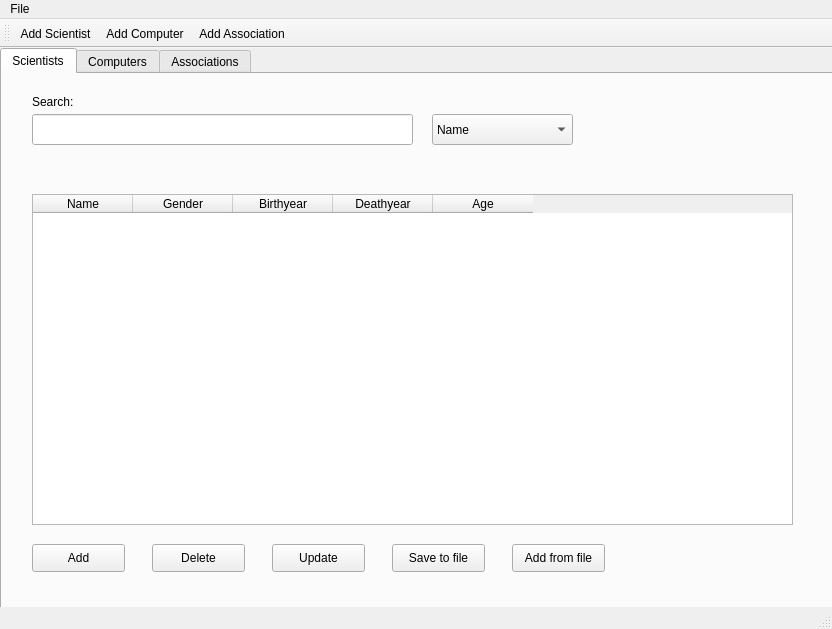
<?xml version="1.0" encoding="UTF-8"?>
<ui version="4.0">
 <class>MainWindow</class>
 <widget class="QMainWindow" name="MainWindow">
  <property name="geometry">
   <rect>
    <x>0</x>
    <y>0</y>
    <width>832</width>
    <height>629</height>
   </rect>
  </property>
  <property name="windowTitle">
   <string>MainWindow</string>
  </property>
  <widget class="QWidget" name="centralWidget">
   <widget class="QTabWidget" name="mainOptions">
    <property name="geometry">
     <rect>
      <x>0</x>
      <y>0</y>
      <width>841</width>
      <height>571</height>
     </rect>
    </property>
    <property name="accessibleName">
     <string/>
    </property>
    <property name="autoFillBackground">
     <bool>false</bool>
    </property>
    <property name="currentIndex">
     <number>0</number>
    </property>
    <property name="elideMode">
     <enum>Qt::ElideMiddle</enum>
    </property>
    <widget class="QWidget" name="scientistsTab">
     <attribute name="title">
      <string>Scientists</string>
     </attribute>
     <widget class="QTableWidget" name="scientistTable">
      <property name="geometry">
       <rect>
        <x>30</x>
        <y>120</y>
        <width>761</width>
        <height>331</height>
       </rect>
      </property>
      <property name="autoFillBackground">
       <bool>false</bool>
      </property>
      <property name="horizontalScrollBarPolicy">
       <enum>Qt::ScrollBarAsNeeded</enum>
      </property>
      <property name="sizeAdjustPolicy">
       <enum>QAbstractScrollArea::AdjustIgnored</enum>
      </property>
      <property name="editTriggers">
       <set>QAbstractItemView::NoEditTriggers</set>
      </property>
      <property name="selectionBehavior">
       <enum>QAbstractItemView::SelectRows</enum>
      </property>
      <property name="textElideMode">
       <enum>Qt::ElideMiddle</enum>
      </property>
      <property name="showGrid">
       <bool>true</bool>
      </property>
      <property name="sortingEnabled">
       <bool>true</bool>
      </property>
      <attribute name="horizontalHeaderCascadingSectionResizes">
       <bool>false</bool>
      </attribute>
      <attribute name="horizontalHeaderStretchLastSection">
       <bool>false</bool>
      </attribute>
      <column>
       <property name="text">
        <string>Name</string>
       </property>
      </column>
      <column>
       <property name="text">
        <string>Gender</string>
       </property>
      </column>
      <column>
       <property name="text">
        <string>Birthyear</string>
       </property>
      </column>
      <column>
       <property name="text">
        <string>Deathyear</string>
       </property>
      </column>
      <column>
       <property name="text">
        <string>Age</string>
       </property>
      </column>
     </widget>
     <widget class="QLineEdit" name="searchInputScientists">
      <property name="geometry">
       <rect>
        <x>30</x>
        <y>40</y>
        <width>381</width>
        <height>31</height>
       </rect>
      </property>
     </widget>
     <widget class="QComboBox" name="searchScientistsByBox">
      <property name="geometry">
       <rect>
        <x>430</x>
        <y>40</y>
        <width>141</width>
        <height>31</height>
       </rect>
      </property>
      <item>
       <property name="text">
        <string>Name</string>
       </property>
      </item>
      <item>
       <property name="text">
        <string>Gender</string>
       </property>
      </item>
      <item>
       <property name="text">
        <string>Year of Birth</string>
       </property>
      </item>
      <item>
       <property name="text">
        <string>Birth Year Range</string>
       </property>
      </item>
      <item>
       <property name="text">
        <string>Year of Death</string>
       </property>
      </item>
     </widget>
     <widget class="QPushButton" name="addScientistButton">
      <property name="geometry">
       <rect>
        <x>30</x>
        <y>470</y>
        <width>93</width>
        <height>28</height>
       </rect>
      </property>
      <property name="text">
       <string>Add</string>
      </property>
     </widget>
     <widget class="QPushButton" name="deleteScientistButton">
      <property name="geometry">
       <rect>
        <x>150</x>
        <y>470</y>
        <width>93</width>
        <height>28</height>
       </rect>
      </property>
      <property name="text">
       <string>Delete</string>
      </property>
     </widget>
     <widget class="QPushButton" name="updateScientistButton">
      <property name="geometry">
       <rect>
        <x>270</x>
        <y>470</y>
        <width>93</width>
        <height>28</height>
       </rect>
      </property>
      <property name="text">
       <string>Update</string>
      </property>
     </widget>
     <widget class="QPushButton" name="saveScientistsToFileButton">
      <property name="geometry">
       <rect>
        <x>390</x>
        <y>470</y>
        <width>93</width>
        <height>28</height>
       </rect>
      </property>
      <property name="text">
       <string>Save to file</string>
      </property>
     </widget>
     <widget class="QPushButton" name="addScientistsFromFileButton">
      <property name="geometry">
       <rect>
        <x>510</x>
        <y>470</y>
        <width>93</width>
        <height>28</height>
       </rect>
      </property>
      <property name="text">
       <string>Add from file</string>
      </property>
     </widget>
     <widget class="QLabel" name="searchLabelScientists">
      <property name="geometry">
       <rect>
        <x>30</x>
        <y>20</y>
        <width>55</width>
        <height>16</height>
       </rect>
      </property>
      <property name="text">
       <string>Search:</string>
      </property>
     </widget>
    </widget>
    <widget class="QWidget" name="computersTab">
     <attribute name="title">
      <string>Computers</string>
     </attribute>
     <widget class="QTableWidget" name="computersTable">
      <property name="geometry">
       <rect>
        <x>30</x>
        <y>120</y>
        <width>761</width>
        <height>331</height>
       </rect>
      </property>
      <property name="autoFillBackground">
       <bool>false</bool>
      </property>
      <property name="sizeAdjustPolicy">
       <enum>QAbstractScrollArea::AdjustIgnored</enum>
      </property>
      <property name="editTriggers">
       <set>QAbstractItemView::NoEditTriggers</set>
      </property>
      <property name="selectionBehavior">
       <enum>QAbstractItemView::SelectRows</enum>
      </property>
      <property name="sortingEnabled">
       <bool>true</bool>
      </property>
      <column>
       <property name="text">
        <string>Name</string>
       </property>
      </column>
      <column>
       <property name="text">
        <string>Year Made</string>
       </property>
      </column>
      <column>
       <property name="text">
        <string>Type</string>
       </property>
      </column>
      <column>
       <property name="text">
        <string>Built?</string>
       </property>
      </column>
     </widget>
     <widget class="QPushButton" name="addComputerButton">
      <property name="geometry">
       <rect>
        <x>30</x>
        <y>470</y>
        <width>93</width>
        <height>28</height>
       </rect>
      </property>
      <property name="text">
       <string>Add</string>
      </property>
     </widget>
     <widget class="QPushButton" name="deleteComputerButton">
      <property name="geometry">
       <rect>
        <x>150</x>
        <y>470</y>
        <width>93</width>
        <height>28</height>
       </rect>
      </property>
      <property name="text">
       <string>Delete</string>
      </property>
     </widget>
     <widget class="QPushButton" name="updateComputerButton">
      <property name="geometry">
       <rect>
        <x>270</x>
        <y>470</y>
        <width>93</width>
        <height>28</height>
       </rect>
      </property>
      <property name="text">
       <string>Update</string>
      </property>
     </widget>
     <widget class="QPushButton" name="saveComputersToFileButton">
      <property name="geometry">
       <rect>
        <x>390</x>
        <y>470</y>
        <width>93</width>
        <height>28</height>
       </rect>
      </property>
      <property name="text">
       <string>Save to file</string>
      </property>
     </widget>
     <widget class="QPushButton" name="addComputersFromFileButton">
      <property name="geometry">
       <rect>
        <x>510</x>
        <y>470</y>
        <width>93</width>
        <height>28</height>
       </rect>
      </property>
      <property name="text">
       <string>Add from file</string>
      </property>
     </widget>
     <widget class="QComboBox" name="searchComputersByBox">
      <property name="geometry">
       <rect>
        <x>430</x>
        <y>40</y>
        <width>141</width>
        <height>31</height>
       </rect>
      </property>
      <item>
       <property name="text">
        <string>Name</string>
       </property>
      </item>
      <item>
       <property name="text">
        <string>Year Made</string>
       </property>
      </item>
      <item>
       <property name="text">
        <string>Year Range</string>
       </property>
      </item>
      <item>
       <property name="text">
        <string>Type</string>
       </property>
      </item>
     </widget>
     <widget class="QLineEdit" name="searchInputComputers">
      <property name="geometry">
       <rect>
        <x>30</x>
        <y>40</y>
        <width>381</width>
        <height>31</height>
       </rect>
      </property>
     </widget>
     <widget class="QLabel" name="searchLabelComputers">
      <property name="geometry">
       <rect>
        <x>30</x>
        <y>20</y>
        <width>55</width>
        <height>16</height>
       </rect>
      </property>
      <property name="text">
       <string>Search:</string>
      </property>
     </widget>
    </widget>
    <widget class="QWidget" name="associationsTab">
     <attribute name="title">
      <string>Associations</string>
     </attribute>
     <widget class="QTableWidget" name="associationsTable">
      <property name="geometry">
       <rect>
        <x>30</x>
        <y>120</y>
        <width>761</width>
        <height>331</height>
       </rect>
      </property>
      <property name="sizeAdjustPolicy">
       <enum>QAbstractScrollArea::AdjustIgnored</enum>
      </property>
      <property name="editTriggers">
       <set>QAbstractItemView::NoEditTriggers</set>
      </property>
      <property name="selectionBehavior">
       <enum>QAbstractItemView::SelectRows</enum>
      </property>
      <property name="sortingEnabled">
       <bool>true</bool>
      </property>
      <column>
       <property name="text">
        <string>Scientist Name</string>
       </property>
      </column>
      <column>
       <property name="text">
        <string>Computer Name</string>
       </property>
      </column>
      <column>
       <property name="text">
        <string>Year Made</string>
       </property>
      </column>
      <column>
       <property name="text">
        <string>Built?</string>
       </property>
      </column>
      <column>
       <property name="text">
        <string>Type</string>
       </property>
      </column>
     </widget>
     <widget class="QPushButton" name="addAssociationButton">
      <property name="geometry">
       <rect>
        <x>30</x>
        <y>470</y>
        <width>93</width>
        <height>28</height>
       </rect>
      </property>
      <property name="text">
       <string>Add</string>
      </property>
     </widget>
     <widget class="QPushButton" name="deleteAssociationButton">
      <property name="geometry">
       <rect>
        <x>150</x>
        <y>470</y>
        <width>93</width>
        <height>28</height>
       </rect>
      </property>
      <property name="text">
       <string>Delete</string>
      </property>
     </widget>
     <widget class="QPushButton" name="updateAssociationButton">
      <property name="geometry">
       <rect>
        <x>270</x>
        <y>470</y>
        <width>93</width>
        <height>28</height>
       </rect>
      </property>
      <property name="text">
       <string>Update</string>
      </property>
     </widget>
     <widget class="QPushButton" name="saveAssocToFileButton">
      <property name="geometry">
       <rect>
        <x>390</x>
        <y>470</y>
        <width>93</width>
        <height>28</height>
       </rect>
      </property>
      <property name="text">
       <string>Save to file</string>
      </property>
     </widget>
     <widget class="QLineEdit" name="searchInputAssociations">
      <property name="geometry">
       <rect>
        <x>30</x>
        <y>40</y>
        <width>381</width>
        <height>31</height>
       </rect>
      </property>
     </widget>
     <widget class="QLabel" name="searchLabelAssociations">
      <property name="geometry">
       <rect>
        <x>30</x>
        <y>20</y>
        <width>55</width>
        <height>16</height>
       </rect>
      </property>
      <property name="text">
       <string>Search:</string>
      </property>
     </widget>
     <widget class="QComboBox" name="searchAssocByBox">
      <property name="geometry">
       <rect>
        <x>430</x>
        <y>40</y>
        <width>111</width>
        <height>31</height>
       </rect>
      </property>
      <item>
       <property name="text">
        <string>Scientist Name</string>
       </property>
      </item>
      <item>
       <property name="text">
        <string>Computer Name</string>
       </property>
      </item>
      <item>
       <property name="text">
        <string>Year Made</string>
       </property>
      </item>
      <item>
       <property name="text">
        <string>Year Range</string>
       </property>
      </item>
      <item>
       <property name="text">
        <string>Computer Type</string>
       </property>
      </item>
     </widget>
    </widget>
   </widget>
  </widget>
  <widget class="QMenuBar" name="menuBar">
   <property name="geometry">
    <rect>
     <x>0</x>
     <y>0</y>
     <width>832</width>
     <height>26</height>
    </rect>
   </property>
   <widget class="QMenu" name="menuFile">
    <property name="title">
     <string>File</string>
    </property>
    <addaction name="actionAdd_Scientist"/>
    <addaction name="actionAdd_Computer"/>
    <addaction name="actionAdd_Association"/>
    <addaction name="actionExit_Program"/>
   </widget>
   <addaction name="menuFile"/>
  </widget>
  <widget class="QToolBar" name="mainToolBar">
   <attribute name="toolBarArea">
    <enum>TopToolBarArea</enum>
   </attribute>
   <attribute name="toolBarBreak">
    <bool>false</bool>
   </attribute>
   <addaction name="actionAdd_Scientist"/>
   <addaction name="actionAdd_Computer"/>
   <addaction name="actionAdd_Association"/>
  </widget>
  <widget class="QStatusBar" name="statusBar"/>
  <action name="actionAdd_Scientist">
   <property name="icon">
    <iconset resource="resources.qrc">
     <normaloff>:/images/Images/addScientist.jpg</normaloff>:/images/Images/addScientist.jpg</iconset>
   </property>
   <property name="text">
    <string>Add Scientist</string>
   </property>
  </action>
  <action name="actionAdd_Computer">
   <property name="icon">
    <iconset resource="resources.qrc">
     <normaloff>:/images/Images/addComputer.jpg</normaloff>:/images/Images/addComputer.jpg</iconset>
   </property>
   <property name="text">
    <string>Add Computer</string>
   </property>
  </action>
  <action name="actionAdd_Association">
   <property name="icon">
    <iconset resource="resources.qrc">
     <normaloff>:/images/Images/addAssociation.png</normaloff>:/images/Images/addAssociation.png</iconset>
   </property>
   <property name="text">
    <string>Add Association</string>
   </property>
  </action>
  <action name="actionExit_Program">
   <property name="text">
    <string>Exit Program</string>
   </property>
  </action>
 </widget>
 <layoutdefault spacing="6" margin="11"/>
 <tabstops>
  <tabstop>mainOptions</tabstop>
  <tabstop>searchInputScientists</tabstop>
  <tabstop>searchScientistsByBox</tabstop>
  <tabstop>scientistTable</tabstop>
  <tabstop>addScientistButton</tabstop>
  <tabstop>deleteScientistButton</tabstop>
  <tabstop>updateScientistButton</tabstop>
  <tabstop>saveScientistsToFileButton</tabstop>
  <tabstop>addScientistsFromFileButton</tabstop>
  <tabstop>searchInputComputers</tabstop>
  <tabstop>searchComputersByBox</tabstop>
  <tabstop>computersTable</tabstop>
  <tabstop>addComputerButton</tabstop>
  <tabstop>deleteComputerButton</tabstop>
  <tabstop>updateComputerButton</tabstop>
  <tabstop>saveComputersToFileButton</tabstop>
  <tabstop>addComputersFromFileButton</tabstop>
  <tabstop>searchInputAssociations</tabstop>
  <tabstop>searchAssocByBox</tabstop>
  <tabstop>associationsTable</tabstop>
  <tabstop>addAssociationButton</tabstop>
  <tabstop>deleteAssociationButton</tabstop>
  <tabstop>updateAssociationButton</tabstop>
  <tabstop>saveAssocToFileButton</tabstop>
 </tabstops>
 <resources>
  <include location="resources.qrc"/>
 </resources>
 <connections/>
</ui>
